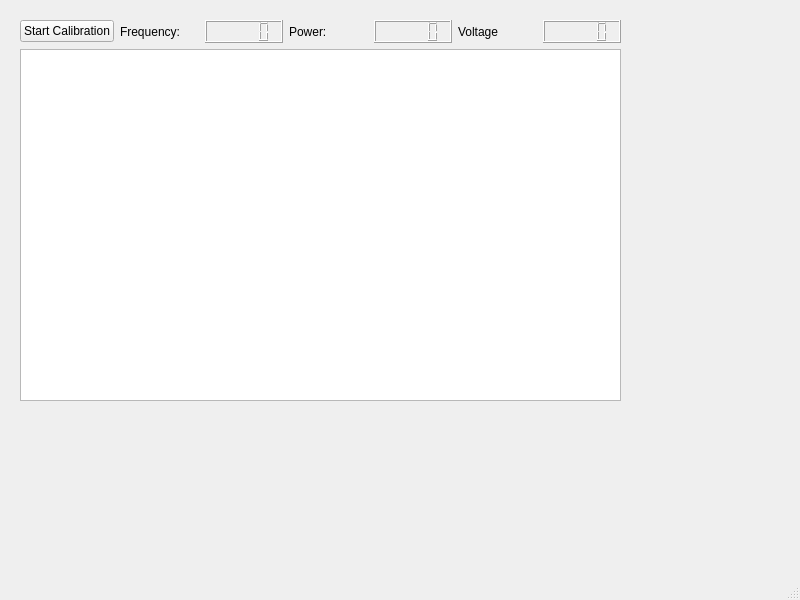
<?xml version="1.0" encoding="UTF-8"?>
<ui version="4.0">
 <class>MainWindow</class>
 <widget class="QMainWindow" name="MainWindow">
  <property name="geometry">
   <rect>
    <x>0</x>
    <y>0</y>
    <width>800</width>
    <height>600</height>
   </rect>
  </property>
  <property name="windowTitle">
   <string>MainWindow</string>
  </property>
  <widget class="QWidget" name="centralwidget">
   <widget class="QWidget" name="verticalLayoutWidget">
    <property name="geometry">
     <rect>
      <x>20</x>
      <y>20</y>
      <width>601</width>
      <height>381</height>
     </rect>
    </property>
    <layout class="QVBoxLayout" name="verticalLayout">
     <item>
      <layout class="QHBoxLayout" name="horizontalLayout">
       <item>
        <widget class="QPushButton" name="startCal_pushButton">
         <property name="text">
          <string>Start Calibration</string>
         </property>
        </widget>
       </item>
       <item>
        <widget class="QLabel" name="freq_label">
         <property name="text">
          <string>Frequency:</string>
         </property>
        </widget>
       </item>
       <item>
        <widget class="QLCDNumber" name="freq_lcdNumber"/>
       </item>
       <item>
        <widget class="QLabel" name="power_label">
         <property name="text">
          <string>Power:</string>
         </property>
        </widget>
       </item>
       <item>
        <widget class="QLCDNumber" name="power_lcdNumber"/>
       </item>
       <item>
        <widget class="QLabel" name="voltage_label">
         <property name="text">
          <string>Voltage</string>
         </property>
        </widget>
       </item>
       <item>
        <widget class="QLCDNumber" name="voltage_lcdNumber"/>
       </item>
      </layout>
     </item>
     <item>
      <widget class="QGraphicsView" name="graph_graphicsView"/>
     </item>
    </layout>
   </widget>
  </widget>
  <widget class="QMenuBar" name="menubar">
   <property name="geometry">
    <rect>
     <x>0</x>
     <y>0</y>
     <width>800</width>
     <height>33</height>
    </rect>
   </property>
  </widget>
  <widget class="QStatusBar" name="statusbar"/>
 </widget>
 <resources/>
 <connections/>
</ui>
